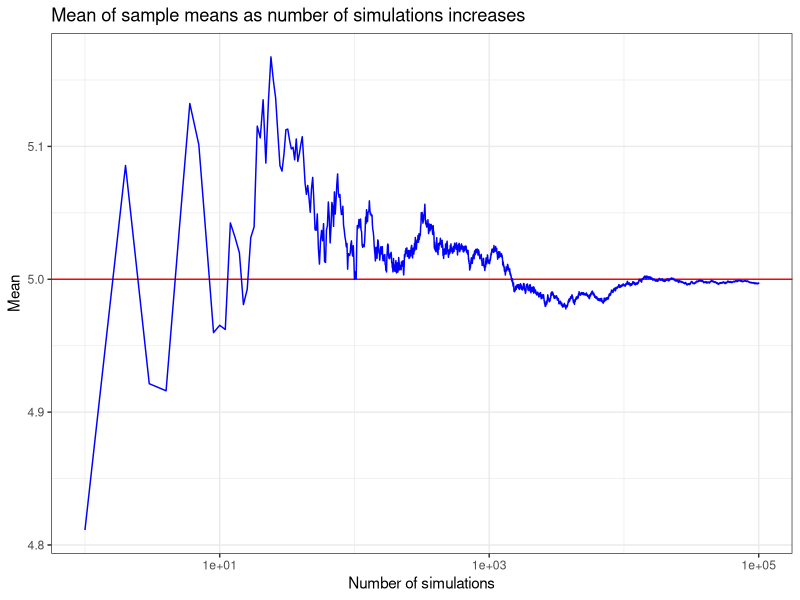
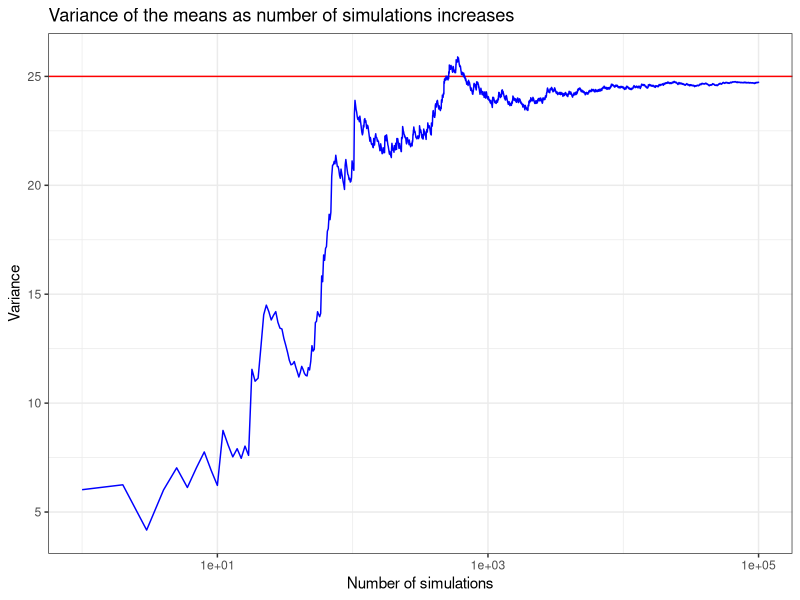
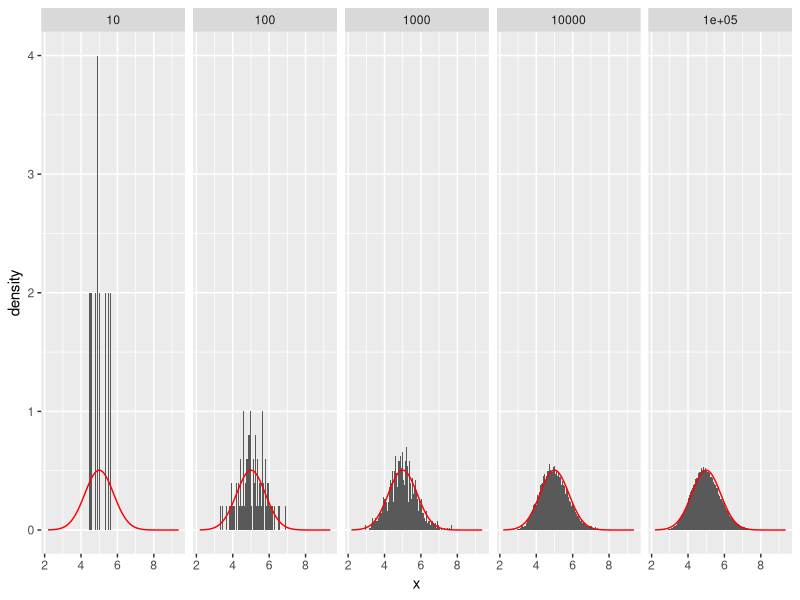

These figures' R source, in order:
## ---- chunk 1
knitr::opts_chunk$set(warning=FALSE, message=FALSE)
library('ggplot2')
## ---- chunk 2
lambda <- 0.2
## ---- chunk 3
theoritical_mean <- 1/lambda
theoritical_mean
## ---- chunk 4
theoritical_var <- 1 / lambda^2
theoritical_var
## ---- chunk 5
set.seed(123)
nb_obs <- 100000
sample_means <- NULL
sample_vars <- NULL
for (i in 1 : nb_obs) {
    f <- rexp(40, lambda)
    sample_means <- c(sample_means, mean(f))
}
## ---- chunk 6
cum_means <- cumsum(sample_means) / (1:nb_obs)
g <- ggplot(data.frame(x=1:nb_obs, y=cum_means), aes(x=x, y=y))
g <- g + geom_hline(yintercept = theoritical_mean, color="red")
g <- g + geom_line(color="blue")
g <- g + labs(title = "Mean of sample means as number of simulations increases",
              x = "Number of simulations",
              y = "Mean")
g <- g + theme_bw()
g <- g + scale_x_log10()
g
## ---- chunk 7
vars <- NULL
# we calculate the variance of the means, starting with the first 2 means
for (i in 2:nb_obs) {
    vars <- c(vars, sd(sample_means[1:i])^2 * 40)
}
g2 <- ggplot(data.frame(x=1:(nb_obs-1), y=vars), aes(x=x, y=y))
g2 <- g2 + geom_hline(yintercept = theoritical_var, color="red")
g2 <- g2 + geom_line(color="blue")
g2 <- g2 + labs(title = "Variance of the means as number of simulations increases",
                x = "Number of simulations",
                y = "Variance")
g2 <- g2 + theme_bw()
g2 <- g2 + scale_x_log10()
g2
## ---- chunk 8
data <- NULL
# let's build the samples for 10, 100, 1000, 10000 and 100 000 observations
data <- rbind(
    data.frame(obs=rep(10, each=10), x=sample_means[1:10]),
    data.frame(obs=rep(100, each=100), x=sample_means[1:100]),
    data.frame(obs=rep(1000, each=1000), x=sample_means[1:1000]),
    data.frame(obs=rep(10000, each=10000), x=sample_means[1:10000]),
    data.frame(obs=rep(100000, each=100000), x=sample_means[1:100000])
    )
g3 <- ggplot(data, x = x)
g3 <- g3 + geom_histogram(aes(x = x, y=..density..), binwidth=.05)
# plot normal distribution, with parameters as per the Central Limit Theorem
g3 <- g3 + stat_function(fun = dnorm,
                         color="red",
                         args=list(mean=5, sd=sqrt(theoritical_var / 40)))
# plot panel plots by number of observations
g3 <- g3 + facet_grid(. ~ obs)
g3
